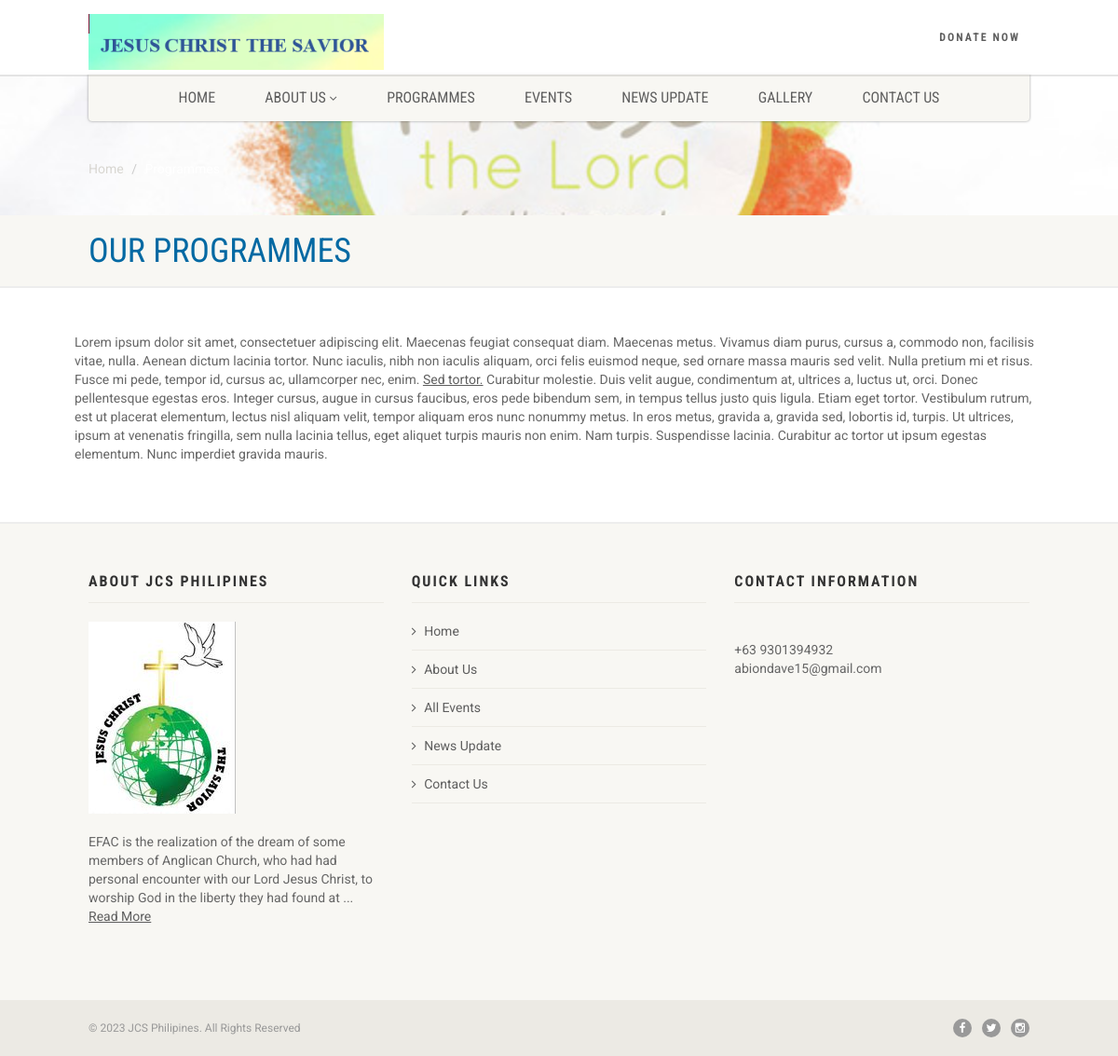
/programmes.php, run on the app's committed database.
### tables this page shows
CREATE TABLE `tbl_resources` (
  `id` int(11) NOT NULL,
  `body` varchar(2000) NOT NULL
);

CREATE TABLE `welcome` (
  `id` int(11) NOT NULL,
  `body` varchar(2000) NOT NULL
);

CREATE TABLE `settings` (
  `id` int(11) NOT NULL,
  `site_name` varchar(45) NOT NULL,
  `site_title` varchar(60) NOT NULL,
  `email` varchar(60) NOT NULL,
  `site_desc` varchar(350) NOT NULL,
  `site_keyword` varchar(250) NOT NULL,
  `google_code` varchar(1000) NOT NULL,
  `street` varchar(100) NOT NULL,
  `city` varchar(60) NOT NULL,
  `country` varchar(50) NOT NULL,
  `phone` varchar(15) NOT NULL,
  `facebook` varchar(45) NOT NULL,
  `twitter` varchar(34) NOT NULL,
  `linkedin` varchar(45) NOT NULL,
  `status` varchar(25) NOT NULL
);

### programmes.php (the view)
<?php include "header.php"; ?>
  <div class="nav-backed-header parallax" style="background-image:url(images/gallery-img2.jpg);">
    <div class="container">
      <div class="row">
        <div class="col-md-12">
          <ol class="breadcrumb">
            <li><a href="index.php">Home</a></li>
            <li class="active">Programmes</li>
          </ol>
        </div>
      </div>
    </div>
  </div>
  <div class="page-header">
    <div class="container">
      <div class="row">
        <div class="col-md-12">
          <h1>Our Programmes</h1>
        </div>
      </div>
    </div>
  </div>
   <?php
				$result = $db->prepare("SELECT * FROM tbl_resources");
				$result->execute();
				for($i=0; $row = $result->fetch(); $i++){
               ?>
  <div class="main" role="main">
    <div id="content" class="content full">
      <div class="container">
        <div class="row">
		<?php echo $row['body']; ?>
          </div>
      </div>
    </div>
  </div>
  <?php } ?>
  <?php include "footer.php"; ?>

### footer.php (shortened to what this page needs)
  <footer class="site-footer">
    <div class="container">
      <div class="row">
        <div class="col-md-4 col-sm-4 widget footer-widget">
          <h4 class="footer-widget-title">About JCS Philipines</h4>
          <img src="images/logojcs.jpg" alt="Logo">
		  <?php
				$result = $db->prepare("SELECT * FROM welcome");
				$result->execute();
				for($i=0; $row = $result->fetch(); $i++){
				?>
          <div class="spacer-20"></div>
        <?php echo strip_tags(substr($row['body'],0,180)) ;?>...  <a href="about.php">Read More</a>
		  <?php } ?>
		</div>
        <div class="col-md-4 col-sm-4 widget footer-widget">
          <h4 class="footer-widget-title">Quick Links</h4>
          <ul>
            <li><a href="index.php">Home</a></li>
            <li><a href="about.php">About Us</a></li>
            <li><a href="events.php">All Events</a></li>
            <li><a href="news-updates.php">News Update</a></li>
            <li><a href="contact.php">Contact Us</a></li>
          </ul>
        </div>
		 <?php
				$result = $db->prepare("SELECT * FROM settings");
				$result->execute();
				for($i=0; $row = $result->fetch(); $i++){
               ?>
        <div class="col-md-4 col-sm-4 widget footer-widget">
          <h4 class="footer-widget-title">Contact Information</h4>
		  <?php echo $row['linkedin']; ?></br>
		 <?php echo $row['email']; ?>
        </div>
      </div>
    </div>
  </footer>
  <footer class="site-footer-bottom">
    <div class="container">
      <div class="row">
        <div class="copyrights-col-left col-md-6 col-sm-6">
          <p>&copy; 2023 JCS Philipines. All Rights Reserved</p>
        </div>
        <div class="copyrights-col-right col-md-6 col-sm-6">
          <div class="social-icons"> <a href="https://www.facebook.com/<?php echo $row['facebook']; ?>" target="_blank"><i class="fa fa-facebook"></i></a> <a href="https://twitter.com/<?php echo $row['twitter']; ?>" target="_blank"><i class="fa fa-twitter"></i></a> <a href="https://instagram.com/<?php echo $row['status']; ?>" target="_blank"><i class="fa fa-instagram"></i></a></div>
        </div>
      </div>
    </div>
	<?php } ?>
  </footer>
</div>
</body>
</html>

### css/style.css (style rules this page uses)
html, body, div, span, applet, object, iframe, h1, h2, h3, h4, h5, h6, p, blockquote, pre, a, abbr, acronym, address, big, cite, code, del, dfn, em, img, ins, kbd, q, s, samp, small, strike, strong, sub, sup, tt, var, b, u, i, center, dl, dt, dd, ol, ul, li, fieldset, form, label, legend, table, caption, tbody, tfoot, thead, tr, th, td, article, aside, canvas, details, embed, figure, figcaption, footer, header, hgroup, menu, nav, output, ruby, section, summary, time, mark, audio, video { margin: 0; padding: 0; border: 0; font: inherit; font-size: 100%; }
article, aside, details, figcaption, figure, footer, header, hgroup, menu, nav, section { display: block; }
body { line-height: 1; }
ol, ul { list-style: none; }
* { -webkit-box-sizing: border-box; -moz-box-sizing: border-box; box-sizing: border-box; outline:none; }
html, body { height: 100%; }
html, hmtl a { width:100%; font-size: 100%; -webkit-text-size-adjust: 100%; -ms-text-size-adjust: 100%; }
a { color:#5e5e5e; text-decoration: underline; cursor: pointer; -webkit-transition: color 0.1s linear 0s; -moz-transition: color 0.1s linear 0s; -o-transition: color 0.1s linear 0s; transition: color 0.1s linear 0s; }
img { max-width: 100%; }
img, object, embed, audio, video { max-width: 100%; }
img { height: auto; }
p { margin: 0 0 20px; }
i, em, .italic { font-style:italic; }
h1, h2, h3, h4, h5, h6 { margin:0 0 15px 0; color:#333333; font-weight:400; line-height:1.5em; font-family: 'Roboto', sans-serif; }
h1 { font-size:36px; }
h4 { font-size:16px; text-transform:uppercase; font-weight:700; letter-spacing:2px; font-family: 'Roboto Condensed', sans-serif; }
p { font-size:14px; line-height:20px; margin:0 0 15px 0; }
ol { margin:10px 0 10px 30px; list-style-type: decimal; }
.spacer-20 { height:20px; clear:both; width:100%; }
.social-icons a { margin:0 8px; text-decoration:none; }
body { background-color:#ffffff; color:#666666; font-size:14px; font-weight:400; font-family: 'Roboto', serif; line-height:20px; background-attachment:fixed; }
.notice-bar, .page-header { background:#f8f7f3; padding:20px 0; box-shadow:0 2px 0 rgba(0,0,0,.07); }
.content { padding:50px 0; }
.site-footer { background-color:#f8f7f3; padding:50px 0; box-shadow:0 -2px 0 rgba(0,0,0,.07); }
.site-footer-bottom { background-color:#eceae4; padding:20px 0; font-size:12px; font-family: 'Roboto', sans-serif; color:#999999; }
.site-footer-bottom p { margin-bottom:0; font-size:12px; }
.site-footer-bottom .social-icons, .site-header .social-icons { text-align:right; }
.site-footer-bottom .social-icons a, .site-header .social-icons a { color:#ffffff; background:#999999; border-radius:50%; width:20px; height:20px; text-align:center; display:inline-block; margin:0 0 0 8px; text-decoration:none; }
.nav-backed-header { position:relative; z-index:1; margin:0; border:0; }
.page-header { margin:0; position:relative; padding:20px 0 20px 0; border:0; }
.page-header h1 { text-transform:uppercase; color:#ffffff; margin-bottom:0; line-height:1em; font-family: 'Roboto Condensed', sans-serif; }
ol.breadcrumb { margin:0; background:none; padding:90px 0 40px 0; }
ol.breadcrumb a { color:#d8d6d1; text-decoration:none; }
ol.breadcrumb > .active { color:#fff; }
.widget { margin-bottom:30px; }
.widget h4.footer-widget-title { border-bottom:1px solid #eceae4; padding-bottom:10px; margin-bottom:20px; }
.widget ul > li { border-bottom:1px solid #eceae4; padding:10px 0; color:#999999; }
.widget ul > li a { display:inline-block; text-decoration:none; }
.widget ul > li:first-child { padding-top:0; }
.parallax { background-attachment: fixed!important; background-position:center center; -webkit-background-size:cover; -moz-background-size:cover; background-size:cover; background-repeat:no-repeat; background-color:#f8f8f8; }
.touch .parallax, .nav-backed-header.parallax { background-attachment:scroll!important; }

### data on the page
tbl_resources: body "Lorem ipsum dolor sit amet, consectetuer adipiscing elit. Maecenas feugiat consequat diam. Maecenas metus. Vivamus diam purus, cursus a, commodo non, facilisis vitae, nulla. Aenean dictum lacinia tortor. Nunc iaculis, nibh non iaculis aliquam, orci felis euismod neque, sed ornare massa mauris sed velit. Nulla pretium mi et risus. Fusce mi pede, tempor id, cursus ac, ullamcorper nec, enim. Sed tortor. Curabitur molestie. Duis velit augue, condimentum at, ultrices a, luctus ut, orci. Donec pellentesque egestas eros. Integer cursus, augue in cursus faucibus, eros pede bibendum sem, in tempus tellus justo quis ligula. Etiam eget tortor. Vestibulum rutrum, est ut placerat elementum, lectus nisl…"
welcome: body "EFAC is the realization of the dream of some members of Anglican Church, who had had personal encounter with our Lord Jesus Christ, to worship God in the liberty they had found at"
settings: linkedin "+63 9301394932", email "abiondave15@gmail.com"
